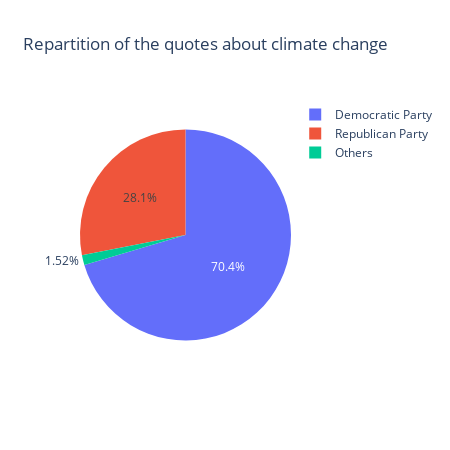

Source (notebook cell):
### Code cell
import plotly.graph_objects as go

labels = final['Label']
values = final['counts']

fig = go.Figure(data=[go.Pie(labels=labels, values=values)])
fig.update_layout(title='Repartition of the quotes about climate change',width=450, height=450)
fig.show()
fig.write_html("pie_chart.html")

### Figure 1 — Plotly figure (JSON) as saved in the notebook; plotly's stock layout.template omitted (floating-point values rounded to 4 significant figures)
{"data": [{"labels": ["Democratic Party", "Republican Party", "Others"], "type": "pie", "values": [19494, 7767, 420]}], "layout": {"height": 450, "title": {"text": "Repartition of the quotes about climate change"}, "width": 450}}
